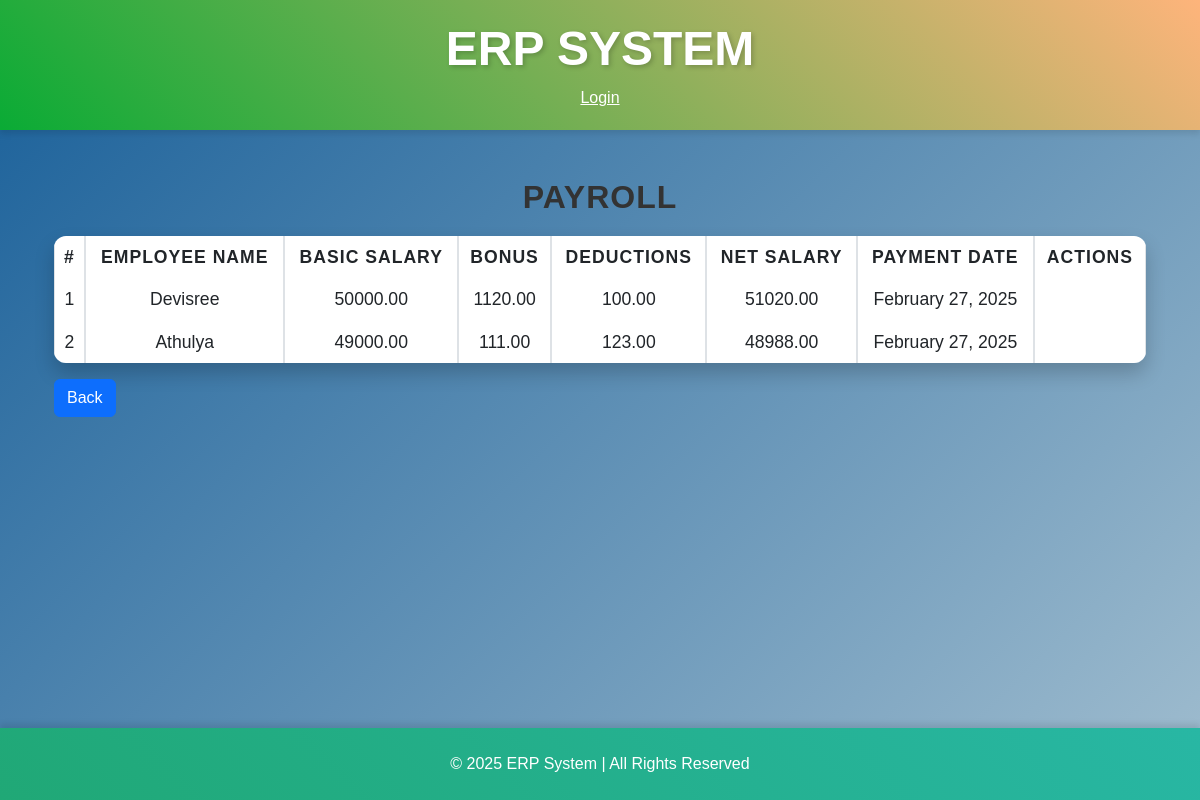
Page /payroll/ on the earlier database version.
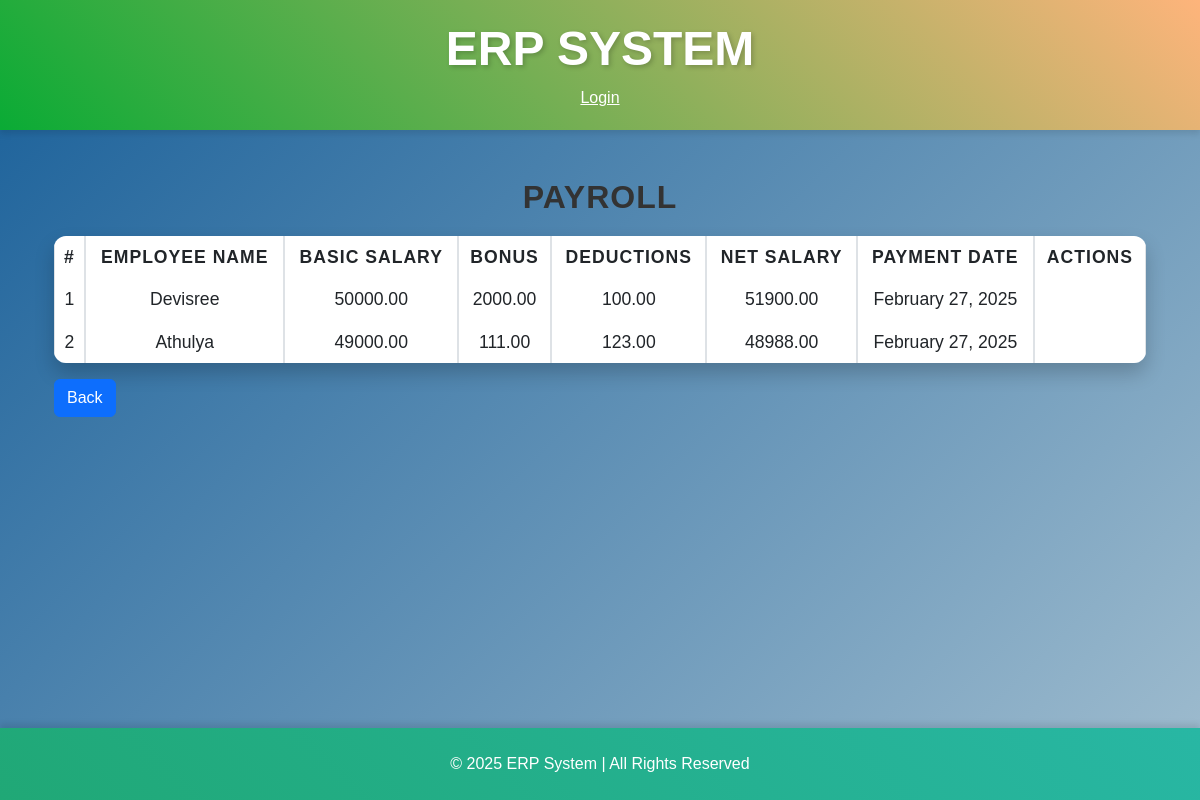
Same page on the later database version.
### erp/models.py (models this page shows, shortened)
class Payroll(models.Model):
    employee = models.ForeignKey(Employee, on_delete=models.CASCADE)
    month = models.CharField(max_length=20)
    year = models.PositiveIntegerField()
    basic_salary = models.DecimalField(max_digits=10, decimal_places=2)
    bonus = models.DecimalField(max_digits=10, decimal_places=2, default=0)
    deductions = models.DecimalField(max_digits=10, decimal_places=2, default=0)
    net_salary = models.DecimalField(max_digits=10, decimal_places=2, default=0)
    payment_date = models.DateField(default=timezone.now)
    def __str__(self):
        return f"Payroll for {self.employee.user.username} - {self.payment_date}"

class Employee(models.Model):
    user=models.OneToOneField(User,on_delete=models.CASCADE)
    position=models.CharField(max_length=100)
    salary=models.DecimalField(max_digits=10,decimal_places=2)
    role = models.CharField(max_length=20, choices=[('Admin', 'Admin'), ('Employee', 'Employee')], default='Employee')

### erp/views.py (the view)
# urls.py: path('payroll/', views.manage_payroll, name='manage_payroll'),
def manage_payroll(request):
    payrolls = Payroll.objects.all()  # Get all payroll records
    print(payrolls)  # Debugging step to check data
    return render(request, 'payroll.html', {'payrolls': payrolls})

### erp/templates/payroll.html (shortened to what this page needs)
{% extends 'base.html' %}
{% block content %}
    <div class="container mt-5">
        <h2>Payroll</h2>
        <table class="table table-bordered">
            <thead>
                <tr>
                    <th>#</th>
                    <th>Employee Name</th>
                    <th>Basic Salary</th>
                    <th>Bonus</th>
                    <th>Deductions</th>
                    <th>Net Salary</th>
                    <th>Payment Date</th>
                    <th>Actions</th>
                </tr>
            </thead>
            <tbody>
                {% for payroll in payrolls %}
                    <tr>
                        <td>{{ forloop.counter }}</td>
                        <td>{{ payroll.employee.user.username }}</td>
                        <td>{{ payroll.basic_salary }}</td>
                        <td>{{ payroll.bonus }}</td>
                        <td>{{ payroll.deductions }}</td>
                        <td>{{ payroll.net_salary }}</td>
                        <td>{{ payroll.payment_date|date:"F j, Y" }}</td>
                        <td>
                        </td>
                    </tr>
                {% endfor %}
            </tbody>
        </table>
        <a href="javascript:history.back()" class="btn btn-primary mb-3">Back</a>
    </div>
{% endblock %}

Differences in the rows shown:
changed Payroll "Devisree": bonus "1120.00" → "2000.00"; net_salary "51020.00" → "51900.00"
